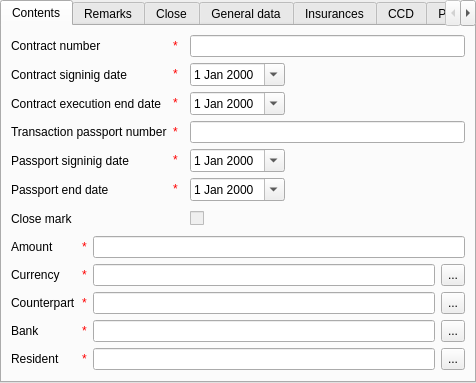
<?xml version="1.0" encoding="UTF-8"?>
<ui version="4.0">
 <class>contractCardPage</class>
 <widget class="ma::chrono::CardPage" name="contractCardPage">
  <property name="geometry">
   <rect>
    <x>0</x>
    <y>0</y>
    <width>476</width>
    <height>377</height>
   </rect>
  </property>
  <property name="windowTitle">
   <string> - Contracts</string>
  </property>
  <layout class="QVBoxLayout" name="verticalLayout">
   <property name="margin">
    <number>0</number>
   </property>
   <item>
    <widget class="QTabWidget" name="tabWidget">
     <property name="currentIndex">
      <number>0</number>
     </property>
     <property name="movable">
      <bool>true</bool>
     </property>
     <widget class="QWidget" name="contentsTab">
      <attribute name="title">
       <string>Contents</string>
      </attribute>
      <layout class="QGridLayout" name="gridLayout">
       <item row="1" column="2">
        <widget class="QLineEdit" name="contractNumberEdit"/>
       </item>
       <item row="7" column="2">
        <widget class="QLineEdit" name="passportNumberEdit"/>
       </item>
       <item row="13" column="0" colspan="3">
        <layout class="QGridLayout" name="gridLayout_4">
         <item row="4" column="1">
          <layout class="QHBoxLayout" name="horizontalLayout_23">
           <item>
            <widget class="QLineEdit" name="currencyEdit">
             <property name="readOnly">
              <bool>true</bool>
             </property>
            </widget>
           </item>
           <item>
            <widget class="QToolButton" name="currencyBtn">
             <property name="sizePolicy">
              <sizepolicy hsizetype="Fixed" vsizetype="Preferred">
               <horstretch>0</horstretch>
               <verstretch>0</verstretch>
              </sizepolicy>
             </property>
             <property name="text">
              <string>...</string>
             </property>
            </widget>
           </item>
          </layout>
         </item>
         <item row="6" column="1">
          <layout class="QHBoxLayout" name="horizontalLayout_13">
           <item>
            <widget class="QLineEdit" name="counterpartEdit">
             <property name="readOnly">
              <bool>true</bool>
             </property>
            </widget>
           </item>
           <item>
            <widget class="QToolButton" name="counterpartBtn">
             <property name="sizePolicy">
              <sizepolicy hsizetype="Fixed" vsizetype="Preferred">
               <horstretch>0</horstretch>
               <verstretch>0</verstretch>
              </sizepolicy>
             </property>
             <property name="text">
              <string>...</string>
             </property>
            </widget>
           </item>
          </layout>
         </item>
         <item row="8" column="1">
          <layout class="QHBoxLayout" name="horizontalLayout_14">
           <item>
            <widget class="QLineEdit" name="bankEdit">
             <property name="readOnly">
              <bool>true</bool>
             </property>
            </widget>
           </item>
           <item>
            <widget class="QToolButton" name="bankBtn">
             <property name="sizePolicy">
              <sizepolicy hsizetype="Fixed" vsizetype="Preferred">
               <horstretch>0</horstretch>
               <verstretch>0</verstretch>
              </sizepolicy>
             </property>
             <property name="text">
              <string>...</string>
             </property>
            </widget>
           </item>
          </layout>
         </item>
         <item row="10" column="1">
          <layout class="QHBoxLayout" name="horizontalLayout_15">
           <item>
            <widget class="QLineEdit" name="residentEdit">
             <property name="readOnly">
              <bool>true</bool>
             </property>
            </widget>
           </item>
           <item>
            <widget class="QToolButton" name="residentBtn">
             <property name="sizePolicy">
              <sizepolicy hsizetype="Fixed" vsizetype="Preferred">
               <horstretch>0</horstretch>
               <verstretch>0</verstretch>
              </sizepolicy>
             </property>
             <property name="text">
              <string>...</string>
             </property>
            </widget>
           </item>
          </layout>
         </item>
         <item row="2" column="1">
          <widget class="QLineEdit" name="amountEdit"/>
         </item>
         <item row="2" column="0">
          <layout class="QHBoxLayout" name="horizontalLayout_9">
           <item>
            <widget class="QLabel" name="label_5">
             <property name="text">
              <string>Amount</string>
             </property>
            </widget>
           </item>
           <item>
            <widget class="QLabel" name="asterikLabel_7">
             <property name="sizePolicy">
              <sizepolicy hsizetype="Maximum" vsizetype="Preferred">
               <horstretch>0</horstretch>
               <verstretch>0</verstretch>
              </sizepolicy>
             </property>
             <property name="toolTip">
              <string>required field</string>
             </property>
             <property name="text">
              <string>&lt;!DOCTYPE HTML PUBLIC &quot;-//W3C//DTD HTML 4.0//EN&quot; &quot;http://www.w3.org/TR/REC-html40/strict.dtd&quot;&gt;
&lt;html&gt;
&lt;head&gt;
&lt;meta name=&quot;qrichtext&quot; content=&quot;1&quot;/&gt;
&lt;/head&gt;
&lt;body&gt;
&lt;span style=&quot; color:red;&quot;&gt;*&lt;/span&gt;
&lt;/body&gt;
&lt;/html&gt;</string>
             </property>
            </widget>
           </item>
          </layout>
         </item>
         <item row="4" column="0">
          <layout class="QHBoxLayout" name="horizontalLayout_10">
           <item>
            <widget class="QLabel" name="label_6">
             <property name="text">
              <string>Currency</string>
             </property>
            </widget>
           </item>
           <item>
            <widget class="QLabel" name="asterikLabel_8">
             <property name="sizePolicy">
              <sizepolicy hsizetype="Maximum" vsizetype="Preferred">
               <horstretch>0</horstretch>
               <verstretch>0</verstretch>
              </sizepolicy>
             </property>
             <property name="toolTip">
              <string>required field</string>
             </property>
             <property name="text">
              <string>&lt;!DOCTYPE HTML PUBLIC &quot;-//W3C//DTD HTML 4.0//EN&quot; &quot;http://www.w3.org/TR/REC-html40/strict.dtd&quot;&gt;
&lt;html&gt;
&lt;head&gt;
&lt;meta name=&quot;qrichtext&quot; content=&quot;1&quot;/&gt;
&lt;/head&gt;
&lt;body&gt;
&lt;span style=&quot; color:red;&quot;&gt;*&lt;/span&gt;
&lt;/body&gt;
&lt;/html&gt;</string>
             </property>
            </widget>
           </item>
          </layout>
         </item>
         <item row="6" column="0">
          <layout class="QHBoxLayout" name="horizontalLayout_12">
           <item>
            <widget class="QLabel" name="label_21">
             <property name="text">
              <string>Counterpart</string>
             </property>
            </widget>
           </item>
           <item>
            <widget class="QLabel" name="asterikLabel_10">
             <property name="sizePolicy">
              <sizepolicy hsizetype="Maximum" vsizetype="Preferred">
               <horstretch>0</horstretch>
               <verstretch>0</verstretch>
              </sizepolicy>
             </property>
             <property name="toolTip">
              <string>required field</string>
             </property>
             <property name="text">
              <string>&lt;!DOCTYPE HTML PUBLIC &quot;-//W3C//DTD HTML 4.0//EN&quot; &quot;http://www.w3.org/TR/REC-html40/strict.dtd&quot;&gt;
&lt;html&gt;
&lt;head&gt;
&lt;meta name=&quot;qrichtext&quot; content=&quot;1&quot;/&gt;
&lt;/head&gt;
&lt;body&gt;
&lt;span style=&quot; color:red;&quot;&gt;*&lt;/span&gt;
&lt;/body&gt;
&lt;/html&gt;</string>
             </property>
            </widget>
           </item>
          </layout>
         </item>
         <item row="8" column="0">
          <layout class="QHBoxLayout" name="horizontalLayout_11">
           <item>
            <widget class="QLabel" name="label_12">
             <property name="text">
              <string>Bank</string>
             </property>
            </widget>
           </item>
           <item>
            <widget class="QLabel" name="asterikLabel_9">
             <property name="sizePolicy">
              <sizepolicy hsizetype="Maximum" vsizetype="Preferred">
               <horstretch>0</horstretch>
               <verstretch>0</verstretch>
              </sizepolicy>
             </property>
             <property name="toolTip">
              <string>required field</string>
             </property>
             <property name="text">
              <string>&lt;!DOCTYPE HTML PUBLIC &quot;-//W3C//DTD HTML 4.0//EN&quot; &quot;http://www.w3.org/TR/REC-html40/strict.dtd&quot;&gt;
&lt;html&gt;
&lt;head&gt;
&lt;meta name=&quot;qrichtext&quot; content=&quot;1&quot;/&gt;
&lt;/head&gt;
&lt;body&gt;
&lt;span style=&quot; color:red;&quot;&gt;*&lt;/span&gt;
&lt;/body&gt;
&lt;/html&gt;</string>
             </property>
            </widget>
           </item>
          </layout>
         </item>
         <item row="10" column="0">
          <layout class="QHBoxLayout" name="horizontalLayout_22">
           <item>
            <widget class="QLabel" name="label_13">
             <property name="text">
              <string>Resident</string>
             </property>
            </widget>
           </item>
           <item>
            <widget class="QLabel" name="asterikLabel_11">
             <property name="sizePolicy">
              <sizepolicy hsizetype="Maximum" vsizetype="Preferred">
               <horstretch>0</horstretch>
               <verstretch>0</verstretch>
              </sizepolicy>
             </property>
             <property name="toolTip">
              <string>required field</string>
             </property>
             <property name="text">
              <string>&lt;!DOCTYPE HTML PUBLIC &quot;-//W3C//DTD HTML 4.0//EN&quot; &quot;http://www.w3.org/TR/REC-html40/strict.dtd&quot;&gt;
&lt;html&gt;
&lt;head&gt;
&lt;meta name=&quot;qrichtext&quot; content=&quot;1&quot;/&gt;
&lt;/head&gt;
&lt;body&gt;
&lt;span style=&quot; color:red;&quot;&gt;*&lt;/span&gt;
&lt;/body&gt;
&lt;/html&gt;</string>
             </property>
            </widget>
           </item>
          </layout>
         </item>
        </layout>
       </item>
       <item row="14" column="0" colspan="3">
        <spacer name="verticalSpacer">
         <property name="orientation">
          <enum>Qt::Vertical</enum>
         </property>
         <property name="sizeHint" stdset="0">
          <size>
           <width>20</width>
           <height>40</height>
          </size>
         </property>
        </spacer>
       </item>
       <item row="11" column="2">
        <layout class="QHBoxLayout" name="horizontalLayout_26">
         <item>
          <widget class="QDateEdit" name="passportEndDateEdit">
           <property name="calendarPopup">
            <bool>true</bool>
           </property>
          </widget>
         </item>
         <item>
          <spacer name="horizontalSpacer_3">
           <property name="orientation">
            <enum>Qt::Horizontal</enum>
           </property>
           <property name="sizeHint" stdset="0">
            <size>
             <width>40</width>
             <height>20</height>
            </size>
           </property>
          </spacer>
         </item>
        </layout>
       </item>
       <item row="12" column="0">
        <widget class="QLabel" name="label_7">
         <property name="text">
          <string>Close mark</string>
         </property>
        </widget>
       </item>
       <item row="12" column="2">
        <layout class="QHBoxLayout" name="horizontalLayout_3">
         <item>
          <widget class="QCheckBox" name="closedCheckBox">
           <property name="enabled">
            <bool>false</bool>
           </property>
           <property name="text">
            <string/>
           </property>
           <property name="checked">
            <bool>false</bool>
           </property>
          </widget>
         </item>
         <item>
          <widget class="QStackedWidget" name="closeStackedWidget">
           <property name="sizePolicy">
            <sizepolicy hsizetype="Preferred" vsizetype="Fixed">
             <horstretch>0</horstretch>
             <verstretch>0</verstretch>
            </sizepolicy>
           </property>
           <property name="currentIndex">
            <number>0</number>
           </property>
           <widget class="QWidget" name="page_3"/>
           <widget class="QWidget" name="page_4">
            <layout class="QHBoxLayout" name="horizontalLayout_4">
             <property name="margin">
              <number>0</number>
             </property>
             <item>
              <widget class="QDateEdit" name="closeDateEdit">
               <property name="calendarPopup">
                <bool>true</bool>
               </property>
              </widget>
             </item>
             <item>
              <spacer name="horizontalSpacer_4">
               <property name="orientation">
                <enum>Qt::Horizontal</enum>
               </property>
               <property name="sizeHint" stdset="0">
                <size>
                 <width>40</width>
                 <height>20</height>
                </size>
               </property>
              </spacer>
             </item>
            </layout>
           </widget>
          </widget>
         </item>
        </layout>
       </item>
       <item row="3" column="2">
        <layout class="QHBoxLayout" name="horizontalLayout_24">
         <item>
          <widget class="QDateEdit" name="signingDateEdit">
           <property name="calendarPopup">
            <bool>true</bool>
           </property>
          </widget>
         </item>
         <item>
          <spacer name="horizontalSpacer">
           <property name="orientation">
            <enum>Qt::Horizontal</enum>
           </property>
           <property name="sizeHint" stdset="0">
            <size>
             <width>40</width>
             <height>20</height>
            </size>
           </property>
          </spacer>
         </item>
        </layout>
       </item>
       <item row="5" column="2">
        <layout class="QHBoxLayout" name="horizontalLayout_25">
         <item>
          <widget class="QDateEdit" name="endDateEdit">
           <property name="calendarPopup">
            <bool>true</bool>
           </property>
          </widget>
         </item>
         <item>
          <spacer name="horizontalSpacer_2">
           <property name="orientation">
            <enum>Qt::Horizontal</enum>
           </property>
           <property name="sizeHint" stdset="0">
            <size>
             <width>40</width>
             <height>20</height>
            </size>
           </property>
          </spacer>
         </item>
        </layout>
       </item>
       <item row="8" column="2">
        <layout class="QHBoxLayout" name="horizontalLayout_27">
         <item>
          <widget class="QDateEdit" name="passportSigningDateEdit">
           <property name="calendarPopup">
            <bool>true</bool>
           </property>
          </widget>
         </item>
         <item>
          <spacer name="horizontalSpacer_5">
           <property name="orientation">
            <enum>Qt::Horizontal</enum>
           </property>
           <property name="sizeHint" stdset="0">
            <size>
             <width>40</width>
             <height>20</height>
            </size>
           </property>
          </spacer>
         </item>
        </layout>
       </item>
       <item row="1" column="0">
        <layout class="QHBoxLayout" name="horizontalLayout">
         <item>
          <widget class="QLabel" name="label_3">
           <property name="text">
            <string>Contract number</string>
           </property>
          </widget>
         </item>
         <item>
          <widget class="QLabel" name="asterikLabel">
           <property name="sizePolicy">
            <sizepolicy hsizetype="Maximum" vsizetype="Preferred">
             <horstretch>0</horstretch>
             <verstretch>0</verstretch>
            </sizepolicy>
           </property>
           <property name="toolTip">
            <string>required field</string>
           </property>
           <property name="text">
            <string>&lt;!DOCTYPE HTML PUBLIC &quot;-//W3C//DTD HTML 4.0//EN&quot; &quot;http://www.w3.org/TR/REC-html40/strict.dtd&quot;&gt;
&lt;html&gt;
&lt;head&gt;
&lt;meta name=&quot;qrichtext&quot; content=&quot;1&quot;/&gt;
&lt;/head&gt;
&lt;body&gt;
&lt;span style=&quot; color:red;&quot;&gt;*&lt;/span&gt;
&lt;/body&gt;
&lt;/html&gt;</string>
           </property>
          </widget>
         </item>
        </layout>
       </item>
       <item row="3" column="0">
        <layout class="QHBoxLayout" name="horizontalLayout_2">
         <item>
          <widget class="QLabel" name="label_2">
           <property name="text">
            <string>Contract signinig date</string>
           </property>
          </widget>
         </item>
         <item>
          <widget class="QLabel" name="asterikLabel_2">
           <property name="sizePolicy">
            <sizepolicy hsizetype="Maximum" vsizetype="Preferred">
             <horstretch>0</horstretch>
             <verstretch>0</verstretch>
            </sizepolicy>
           </property>
           <property name="toolTip">
            <string>required field</string>
           </property>
           <property name="text">
            <string>&lt;!DOCTYPE HTML PUBLIC &quot;-//W3C//DTD HTML 4.0//EN&quot; &quot;http://www.w3.org/TR/REC-html40/strict.dtd&quot;&gt;
&lt;html&gt;
&lt;head&gt;
&lt;meta name=&quot;qrichtext&quot; content=&quot;1&quot;/&gt;
&lt;/head&gt;
&lt;body&gt;
&lt;span style=&quot; color:red;&quot;&gt;*&lt;/span&gt;
&lt;/body&gt;
&lt;/html&gt;</string>
           </property>
          </widget>
         </item>
        </layout>
       </item>
       <item row="5" column="0">
        <layout class="QHBoxLayout" name="horizontalLayout_5">
         <item>
          <widget class="QLabel" name="label_4">
           <property name="text">
            <string>Contract execution end date</string>
           </property>
           <property name="wordWrap">
            <bool>false</bool>
           </property>
          </widget>
         </item>
         <item>
          <widget class="QLabel" name="asterikLabel_3">
           <property name="sizePolicy">
            <sizepolicy hsizetype="Maximum" vsizetype="Preferred">
             <horstretch>0</horstretch>
             <verstretch>0</verstretch>
            </sizepolicy>
           </property>
           <property name="toolTip">
            <string>required field</string>
           </property>
           <property name="text">
            <string>&lt;!DOCTYPE HTML PUBLIC &quot;-//W3C//DTD HTML 4.0//EN&quot; &quot;http://www.w3.org/TR/REC-html40/strict.dtd&quot;&gt;
&lt;html&gt;
&lt;head&gt;
&lt;meta name=&quot;qrichtext&quot; content=&quot;1&quot;/&gt;
&lt;/head&gt;
&lt;body&gt;
&lt;span style=&quot; color:red;&quot;&gt;*&lt;/span&gt;
&lt;/body&gt;
&lt;/html&gt;</string>
           </property>
          </widget>
         </item>
        </layout>
       </item>
       <item row="8" column="0">
        <layout class="QHBoxLayout" name="horizontalLayout_7">
         <item>
          <widget class="QLabel" name="label_9">
           <property name="text">
            <string>Passport signinig date</string>
           </property>
          </widget>
         </item>
         <item>
          <widget class="QLabel" name="asterikLabel_5">
           <property name="sizePolicy">
            <sizepolicy hsizetype="Maximum" vsizetype="Preferred">
             <horstretch>0</horstretch>
             <verstretch>0</verstretch>
            </sizepolicy>
           </property>
           <property name="toolTip">
            <string>required field</string>
           </property>
           <property name="text">
            <string>&lt;!DOCTYPE HTML PUBLIC &quot;-//W3C//DTD HTML 4.0//EN&quot; &quot;http://www.w3.org/TR/REC-html40/strict.dtd&quot;&gt;
&lt;html&gt;
&lt;head&gt;
&lt;meta name=&quot;qrichtext&quot; content=&quot;1&quot;/&gt;
&lt;/head&gt;
&lt;body&gt;
&lt;span style=&quot; color:red;&quot;&gt;*&lt;/span&gt;
&lt;/body&gt;
&lt;/html&gt;</string>
           </property>
          </widget>
         </item>
        </layout>
       </item>
       <item row="7" column="0">
        <layout class="QHBoxLayout" name="horizontalLayout_6">
         <item>
          <widget class="QLabel" name="label">
           <property name="text">
            <string>Transaction passport number</string>
           </property>
          </widget>
         </item>
         <item>
          <widget class="QLabel" name="asterikLabel_4">
           <property name="sizePolicy">
            <sizepolicy hsizetype="Maximum" vsizetype="Preferred">
             <horstretch>0</horstretch>
             <verstretch>0</verstretch>
            </sizepolicy>
           </property>
           <property name="toolTip">
            <string>required field</string>
           </property>
           <property name="text">
            <string>&lt;!DOCTYPE HTML PUBLIC &quot;-//W3C//DTD HTML 4.0//EN&quot; &quot;http://www.w3.org/TR/REC-html40/strict.dtd&quot;&gt;
&lt;html&gt;
&lt;head&gt;
&lt;meta name=&quot;qrichtext&quot; content=&quot;1&quot;/&gt;
&lt;/head&gt;
&lt;body&gt;
&lt;span style=&quot; color:red;&quot;&gt;*&lt;/span&gt;
&lt;/body&gt;
&lt;/html&gt;</string>
           </property>
          </widget>
         </item>
        </layout>
       </item>
       <item row="11" column="0">
        <layout class="QHBoxLayout" name="horizontalLayout_8">
         <item>
          <widget class="QLabel" name="label_8">
           <property name="text">
            <string>Passport end date</string>
           </property>
           <property name="wordWrap">
            <bool>false</bool>
           </property>
          </widget>
         </item>
         <item>
          <widget class="QLabel" name="asterikLabel_6">
           <property name="sizePolicy">
            <sizepolicy hsizetype="Maximum" vsizetype="Preferred">
             <horstretch>0</horstretch>
             <verstretch>0</verstretch>
            </sizepolicy>
           </property>
           <property name="toolTip">
            <string>required field</string>
           </property>
           <property name="text">
            <string>&lt;!DOCTYPE HTML PUBLIC &quot;-//W3C//DTD HTML 4.0//EN&quot; &quot;http://www.w3.org/TR/REC-html40/strict.dtd&quot;&gt;
&lt;html&gt;
&lt;head&gt;
&lt;meta name=&quot;qrichtext&quot; content=&quot;1&quot;/&gt;
&lt;/head&gt;
&lt;body&gt;
&lt;span style=&quot; color:red;&quot;&gt;*&lt;/span&gt;
&lt;/body&gt;
&lt;/html&gt;</string>
           </property>
          </widget>
         </item>
        </layout>
       </item>
      </layout>
     </widget>
     <widget class="QWidget" name="remarksTab">
      <attribute name="title">
       <string>Remarks</string>
      </attribute>
      <layout class="QVBoxLayout" name="verticalLayout_2">
       <item>
        <widget class="QTextEdit" name="remarksEdit">
         <property name="tabChangesFocus">
          <bool>true</bool>
         </property>
        </widget>
       </item>
      </layout>
     </widget>
     <widget class="QWidget" name="closeTab">
      <attribute name="title">
       <string>Close</string>
      </attribute>
      <layout class="QGridLayout" name="gridLayout_3">
       <item row="0" column="0">
        <widget class="QLabel" name="label_18">
         <property name="text">
          <string>User, closed</string>
         </property>
        </widget>
       </item>
       <item row="0" column="1">
        <layout class="QHBoxLayout" name="horizontalLayout_21">
         <item>
          <widget class="QLineEdit" name="closeUserEdit">
           <property name="readOnly">
            <bool>true</bool>
           </property>
          </widget>
         </item>
         <item>
          <widget class="QToolButton" name="closeUserBtn">
           <property name="sizePolicy">
            <sizepolicy hsizetype="Fixed" vsizetype="Preferred">
             <horstretch>0</horstretch>
             <verstretch>0</verstretch>
            </sizepolicy>
           </property>
           <property name="text">
            <string>...</string>
           </property>
          </widget>
         </item>
        </layout>
       </item>
       <item row="1" column="0">
        <widget class="QLabel" name="label_19">
         <property name="text">
          <string>Time, closed</string>
         </property>
        </widget>
       </item>
       <item row="1" column="1">
        <layout class="QHBoxLayout" name="horizontalLayout_20">
         <item>
          <widget class="QLineEdit" name="closeTimeEdit">
           <property name="readOnly">
            <bool>true</bool>
           </property>
          </widget>
         </item>
        </layout>
       </item>
       <item row="2" column="1" rowspan="2">
        <widget class="QTextEdit" name="closeRemarksEdit">
         <property name="tabChangesFocus">
          <bool>true</bool>
         </property>
        </widget>
       </item>
       <item row="2" column="0">
        <widget class="QLabel" name="label_20">
         <property name="text">
          <string>Remarks</string>
         </property>
        </widget>
       </item>
       <item row="3" column="0">
        <spacer name="verticalSpacer_3">
         <property name="orientation">
          <enum>Qt::Vertical</enum>
         </property>
         <property name="sizeHint" stdset="0">
          <size>
           <width>20</width>
           <height>40</height>
          </size>
         </property>
        </spacer>
       </item>
      </layout>
     </widget>
     <widget class="QWidget" name="generalTab">
      <attribute name="title">
       <string>General data</string>
      </attribute>
      <layout class="QGridLayout" name="gridLayout_2">
       <item row="0" column="0">
        <widget class="QLabel" name="label_14">
         <property name="text">
          <string>User, creator</string>
         </property>
        </widget>
       </item>
       <item row="0" column="1">
        <layout class="QHBoxLayout" name="horizontalLayout_17">
         <item>
          <widget class="QLineEdit" name="createUserEdit">
           <property name="readOnly">
            <bool>true</bool>
           </property>
          </widget>
         </item>
         <item>
          <widget class="QToolButton" name="createUserBtn">
           <property name="sizePolicy">
            <sizepolicy hsizetype="Fixed" vsizetype="Preferred">
             <horstretch>0</horstretch>
             <verstretch>0</verstretch>
            </sizepolicy>
           </property>
           <property name="text">
            <string>...</string>
           </property>
          </widget>
         </item>
        </layout>
       </item>
       <item row="1" column="0">
        <widget class="QLabel" name="label_17">
         <property name="text">
          <string>Time, created</string>
         </property>
        </widget>
       </item>
       <item row="1" column="1">
        <layout class="QHBoxLayout" name="horizontalLayout_19">
         <item>
          <widget class="QLineEdit" name="createTimeEdit">
           <property name="readOnly">
            <bool>true</bool>
           </property>
          </widget>
         </item>
        </layout>
       </item>
       <item row="2" column="0">
        <widget class="QLabel" name="label_16">
         <property name="text">
          <string>User, last update</string>
         </property>
        </widget>
       </item>
       <item row="2" column="1">
        <layout class="QHBoxLayout" name="horizontalLayout_18">
         <item>
          <widget class="QLineEdit" name="updateUserEdit">
           <property name="readOnly">
            <bool>true</bool>
           </property>
          </widget>
         </item>
         <item>
          <widget class="QToolButton" name="updateUserBtn">
           <property name="sizePolicy">
            <sizepolicy hsizetype="Fixed" vsizetype="Preferred">
             <horstretch>0</horstretch>
             <verstretch>0</verstretch>
            </sizepolicy>
           </property>
           <property name="text">
            <string>...</string>
           </property>
          </widget>
         </item>
        </layout>
       </item>
       <item row="3" column="0">
        <widget class="QLabel" name="label_15">
         <property name="text">
          <string>Time, last update</string>
         </property>
        </widget>
       </item>
       <item row="3" column="1">
        <layout class="QHBoxLayout" name="horizontalLayout_16">
         <item>
          <widget class="QLineEdit" name="updateTimeEdit">
           <property name="readOnly">
            <bool>true</bool>
           </property>
          </widget>
         </item>
        </layout>
       </item>
       <item row="4" column="1">
        <spacer name="verticalSpacer_2">
         <property name="orientation">
          <enum>Qt::Vertical</enum>
         </property>
         <property name="sizeHint" stdset="0">
          <size>
           <width>20</width>
           <height>40</height>
          </size>
         </property>
        </spacer>
       </item>
      </layout>
     </widget>
     <widget class="QWidget" name="insuranceTab">
      <attribute name="title">
       <string>Insurances</string>
      </attribute>
     </widget>
     <widget class="QWidget" name="ccdTab">
      <attribute name="title">
       <string>CCD</string>
      </attribute>
     </widget>
     <widget class="QWidget" name="paysheetTab">
      <attribute name="title">
       <string>Pay sheets</string>
      </attribute>
     </widget>
     <widget class="QWidget" name="sbolTab">
      <attribute name="title">
       <string>SBOL</string>
      </attribute>
     </widget>
     <widget class="QWidget" name="bolTab">
      <attribute name="title">
       <string>BOL</string>
      </attribute>
     </widget>
    </widget>
   </item>
  </layout>
 </widget>
 <customwidgets>
  <customwidget>
   <class>ma::chrono::CardPage</class>
   <extends>QWidget</extends>
   <header location="global">ma/chrono/cardpage.h</header>
   <container>1</container>
  </customwidget>
 </customwidgets>
 <tabstops>
  <tabstop>tabWidget</tabstop>
  <tabstop>contractNumberEdit</tabstop>
  <tabstop>signingDateEdit</tabstop>
  <tabstop>endDateEdit</tabstop>
  <tabstop>passportNumberEdit</tabstop>
  <tabstop>passportSigningDateEdit</tabstop>
  <tabstop>passportEndDateEdit</tabstop>
  <tabstop>closedCheckBox</tabstop>
  <tabstop>closeDateEdit</tabstop>
  <tabstop>amountEdit</tabstop>
  <tabstop>currencyEdit</tabstop>
  <tabstop>currencyBtn</tabstop>
  <tabstop>counterpartEdit</tabstop>
  <tabstop>counterpartBtn</tabstop>
  <tabstop>bankEdit</tabstop>
  <tabstop>bankBtn</tabstop>
  <tabstop>residentEdit</tabstop>
  <tabstop>residentBtn</tabstop>
  <tabstop>remarksEdit</tabstop>
  <tabstop>closeUserEdit</tabstop>
  <tabstop>closeUserBtn</tabstop>
  <tabstop>closeTimeEdit</tabstop>
  <tabstop>closeRemarksEdit</tabstop>
  <tabstop>createUserEdit</tabstop>
  <tabstop>createUserBtn</tabstop>
  <tabstop>createTimeEdit</tabstop>
  <tabstop>updateUserEdit</tabstop>
  <tabstop>updateUserBtn</tabstop>
  <tabstop>updateTimeEdit</tabstop>
 </tabstops>
 <resources/>
 <connections/>
</ui>
